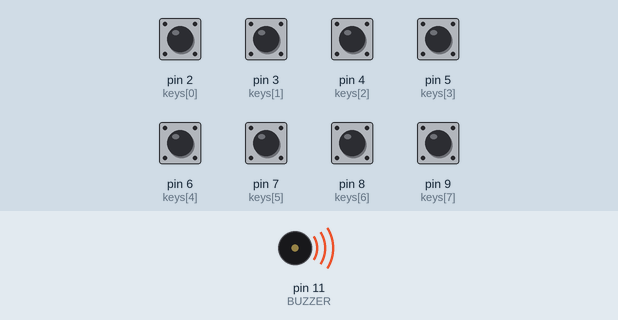
Recording of a sketch running on a simulated Arduino Uno, built with avr-gcc and run on an emulated ATmega328P. Shown: buzzer (waves = sounding). The test bench sets the inputs (shaded band); at power-on: pin 2 (keys[0]) HIGH, pin 3 (keys[1]), pin 4 (keys[2]), pin 5 (keys[3]), pin 6 (keys[4]), pin 7 (keys[5]), pin 8 (keys[6]), pin 9 (keys[7]) LOW.

Above: at 0.05 s.
Timing chart, 0 to 3.0 s (numbered marks = the images above):
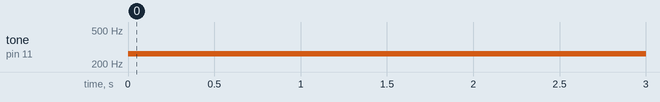

The sketch:

sketch_mar19a.ino
```cpp
#define BUZZER 11
#define NUM_KEYS 8
const int keys[NUM_KEYS] = {2, 3, 4, 5, 6, 7, 8, 9};
const int notes[NUM_KEYS] = {262, 294, 330, 349, 392, 440, 494, 523};
void setup() {
pinMode(BUZZER, OUTPUT);
pinMode(2, INPUT_PULLUP);
pinMode(3, INPUT);
pinMode(4, INPUT);
pinMode(5, INPUT);
pinMode(6, INPUT);
pinMode(7, INPUT);
pinMode(8, INPUT);
pinMode(9, INPUT);
}
void loop() {
for (int i = 0; i < NUM_KEYS; i++) {
if (digitalRead(keys[i]) == HIGH) {
tone(BUZZER, notes[i]);
delay(200);
}
}
noTone(BUZZER);
}
```

Measured:
- by itself, tone on pin 11 (BUZZER): silent → 262 Hz at 0.00 s
